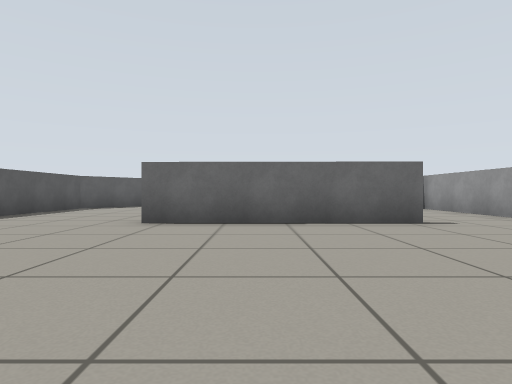
view 1 (above)

12 first-person views from a walk through a Gazebo world. The camera is 0.51 m above the floor, looks level and sees 75° across. The floor is counted in squares, 1 m on a side. Each view is taken from the middle of a square. On the plan, view 1 faces up. The plan holds only what a view shows up to about 9 squares ahead; the rest is blank.

view 2
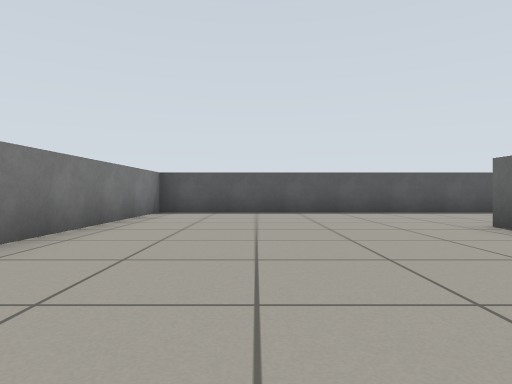

view 3
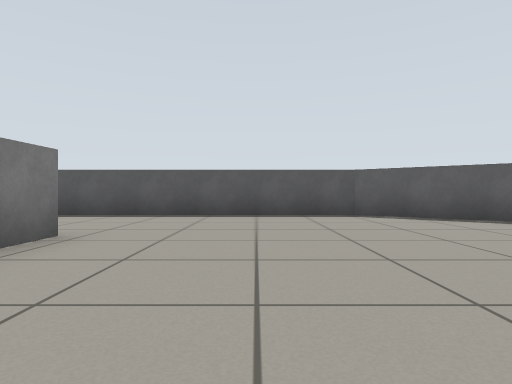

view 4
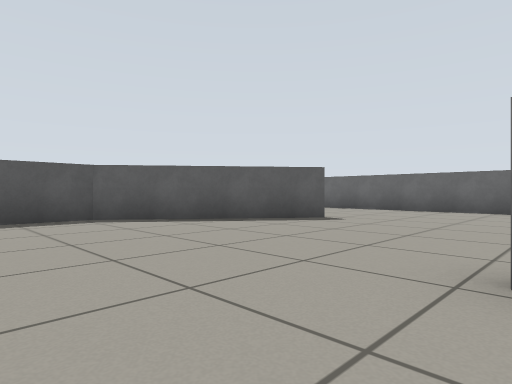

view 5
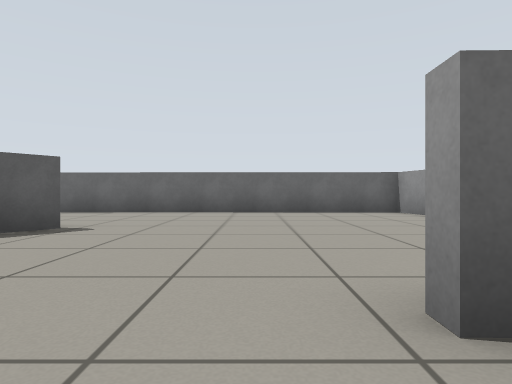

view 6
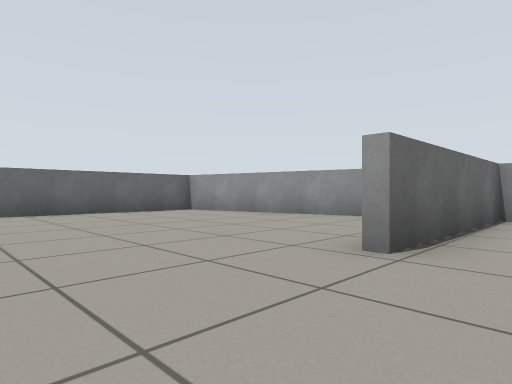

view 7
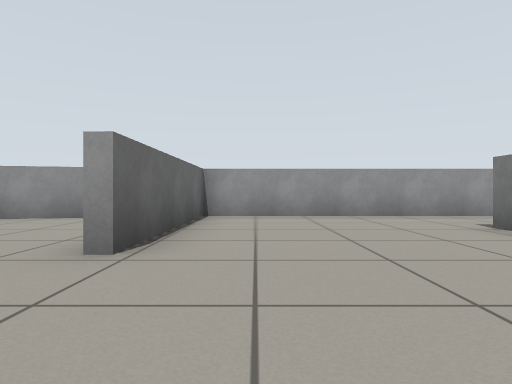

view 8
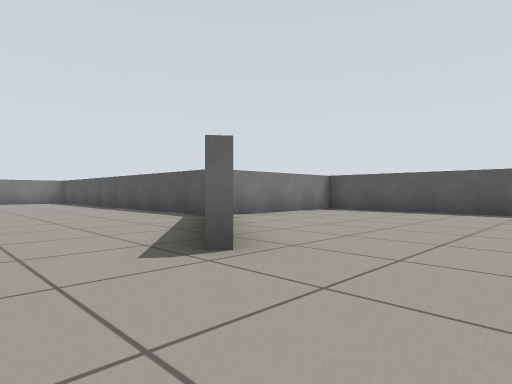

view 9
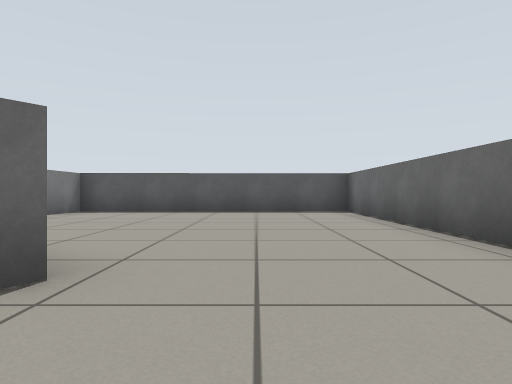

view 10
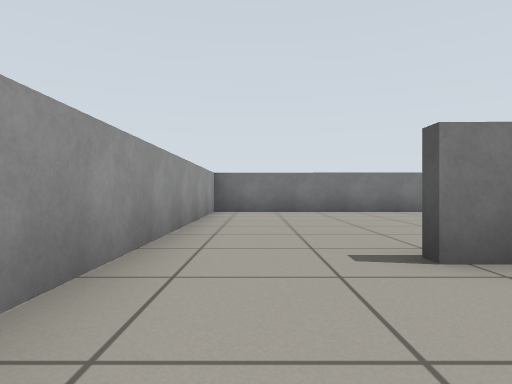

view 11
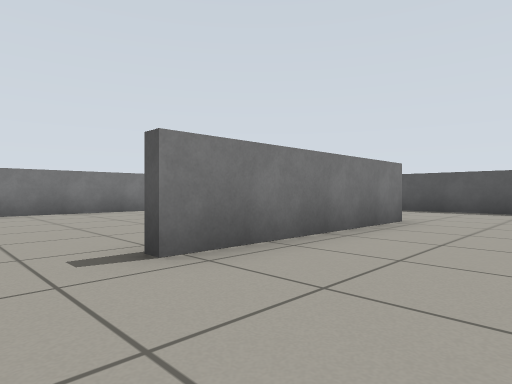

view 12
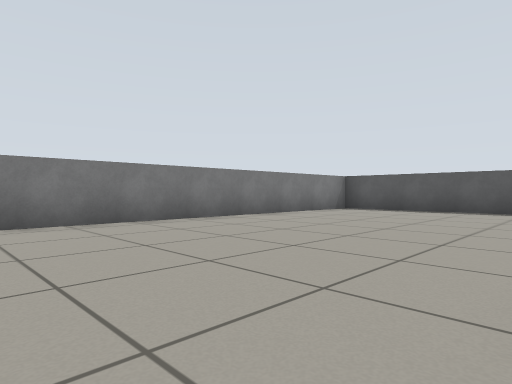

### Floor plan
Points are (right, up) in squares from view 1. A wall is a line through its corners. A room is listed if a view was taken in it or the views show most of it. See-through windows are left out.
Room 1 (views 1, 2, 3, 4, 5, 6, 7, 8, 9, 10, 11, 12)
walls: (-1.9, 5.7) (2.8, 5.7); (-2.7, 13.7) (-5.4, 10.2) (-5.4, -0.4) (5.1, -0.5) (5.1, 10.1) (0.6, 10.2); (2.8, 5.4) (-1.9, 5.5); (4.6, 12.4) (3.5, 17.3) (-9.8, 17.4) (-9.7, 10.4) (-5.9, 10.4)

Positions as (right, up) in squares from view 1, and headings:
1: (0, 0), facing up
2: (3, 2), facing left
3: (2, 8), facing left
4: (1, 8), facing up-left
5: (0, 9), facing up
6: (-2, 9), facing up-right
7: (-2, 9), facing right
8: (-1, 16), facing down-left
9: (-1, 15), facing left
10: (4, 8), facing down
11: (4, 8), facing down-left
12: (4, 5), facing down-left
